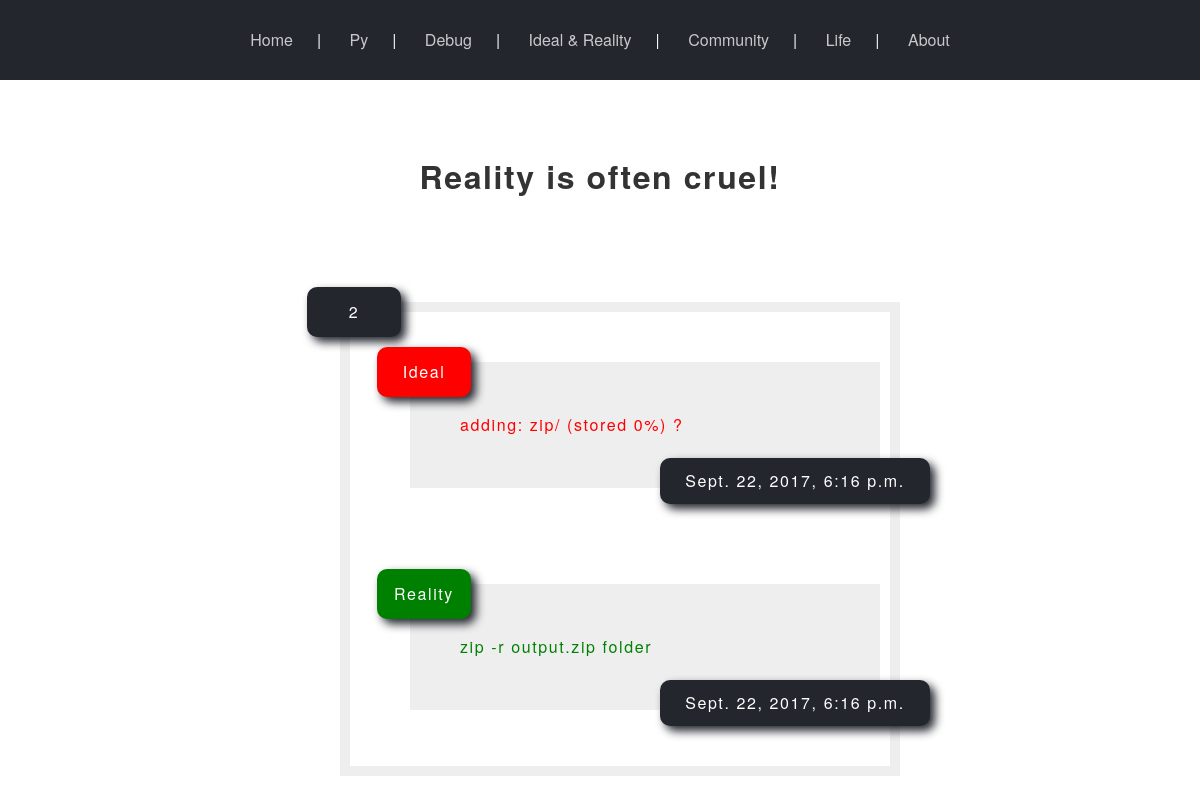
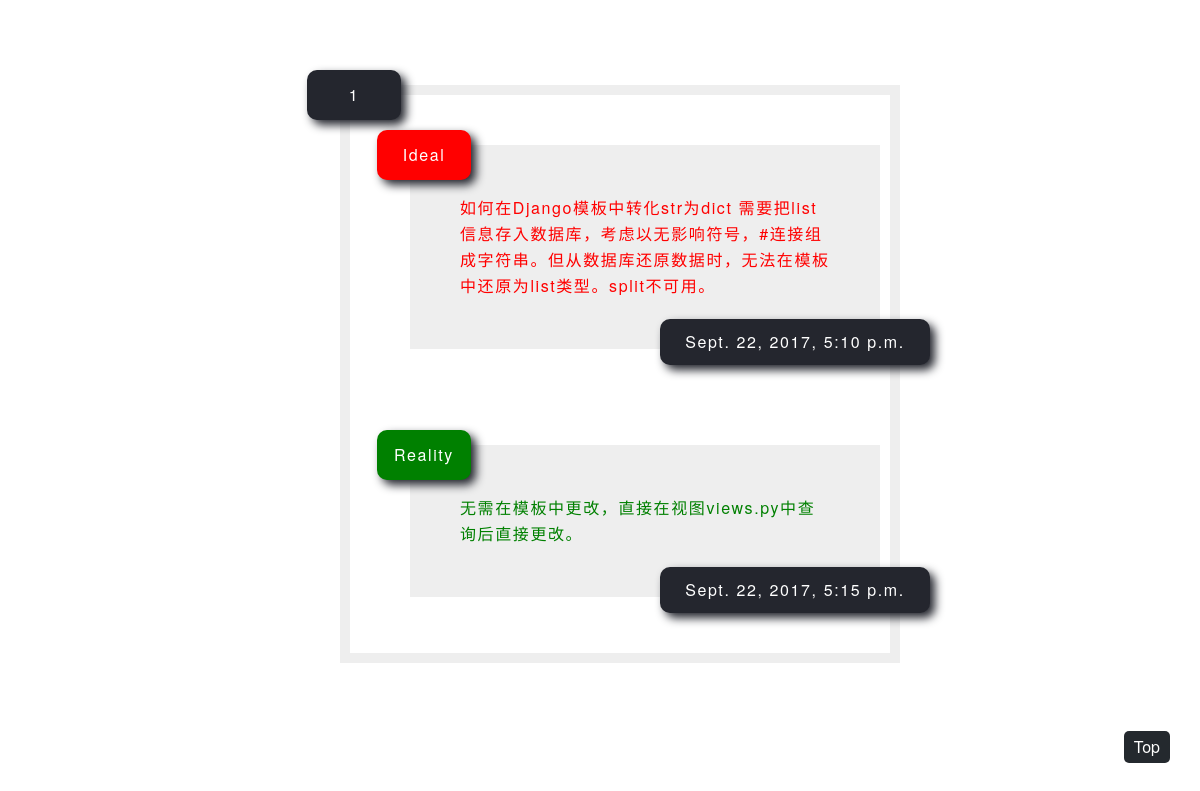
The page /ideal&reality/ on the database as committed earlier (2 pictures, top to bottom).
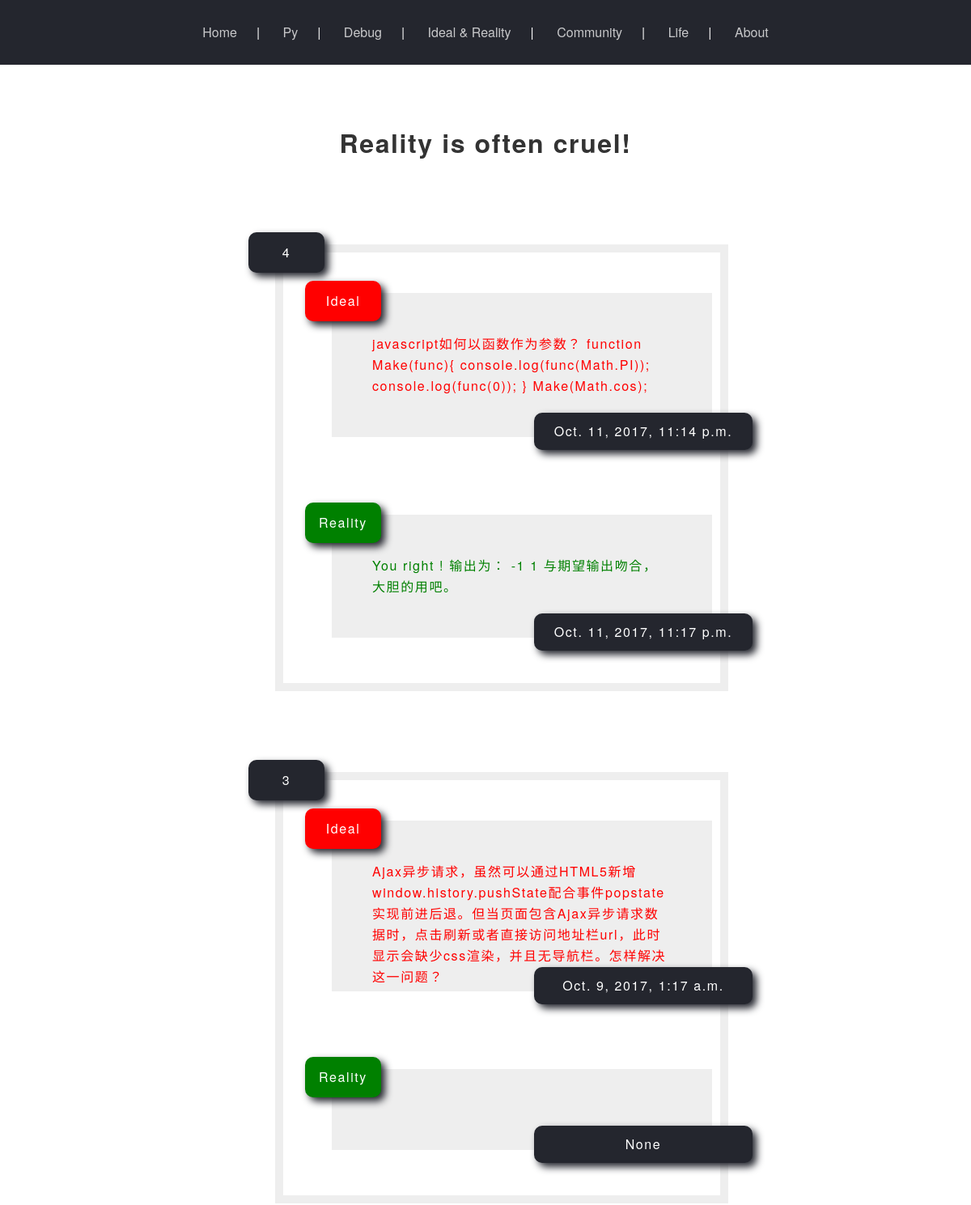
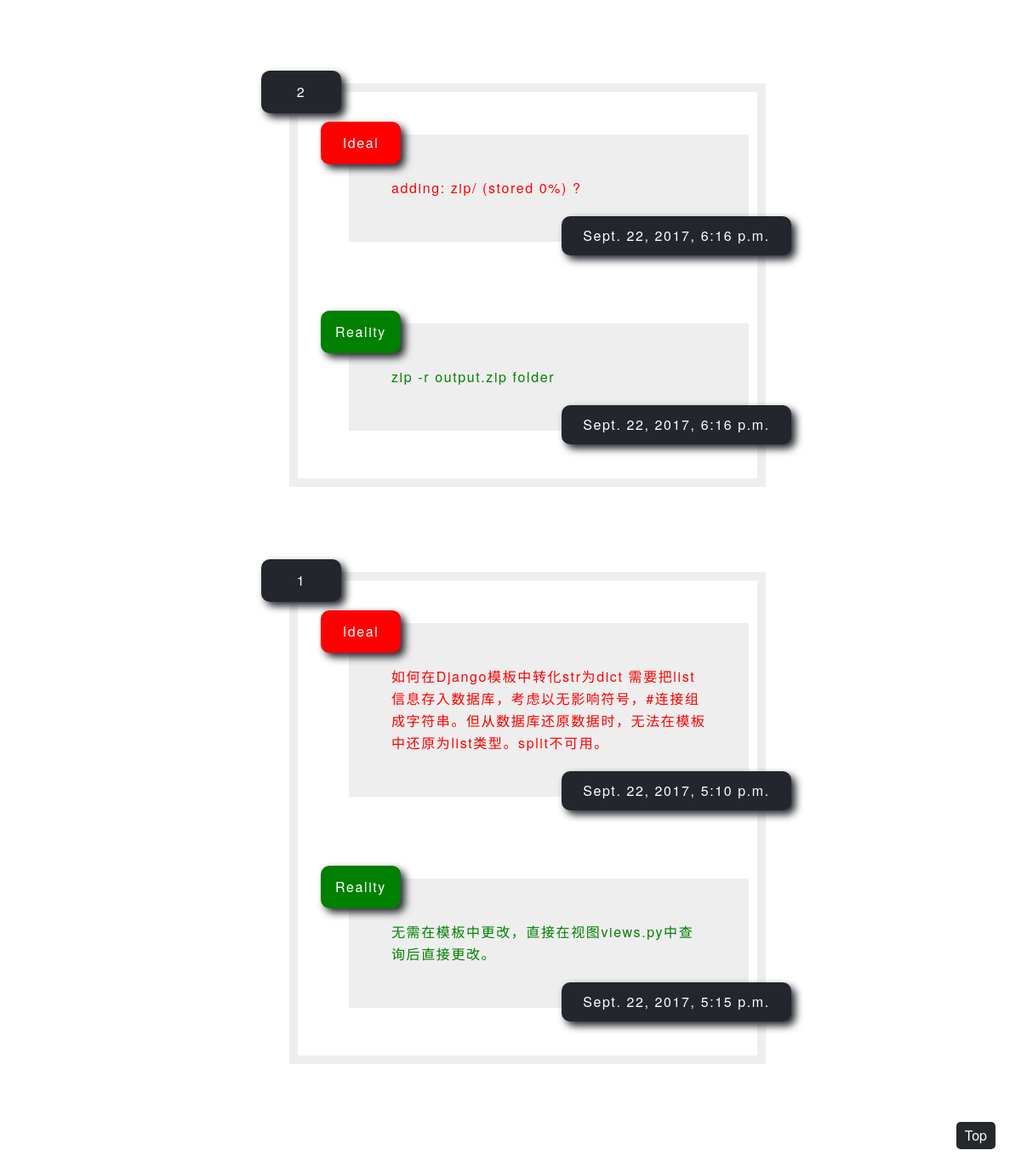
The same page on the database as committed later (2 pictures, top to bottom).
### blog/models.py (models this page shows)
class Ideal_Reality(models.Model):
	ideal = models.TextField()
	ideal_timestamp = models.DateTimeField()
	reality = models.TextField(blank=True)
	reality_timestamp = models.DateTimeField(blank=True,null=True)

### blog/views.py (the view)
# urls.py: url(r'^ideal&reality/$',ideal_reality),
def ideal_reality(request):
	ideal_reality_list = Ideal_Reality.objects.order_by('-ideal_timestamp')#按时间戳排序
	return render_to_response('ideal_reality.html',{'ideal_reality_list' : ideal_reality_list})

### blog/templates/ideal_reality.html (shortened to what this page needs)
{% include 'head.html' %}
	<div id='main'>
		<div id='page'>
<h1 style='text-align:center;'>Reality is often cruel!</h1>
<ul>
{% for ideal_reality in ideal_reality_list %}
	<li>
		<div class='tip' style='background: #24262e;'>{{ forloop.revcounter }}</div>
		<ul class='log'>
			<li>
				<div class='tip'>Ideal</div>
				<div class='left'>{{ ideal_reality.ideal | safe }}</div>
				<div class='time' style='bottom:30px;'>{{ ideal_reality.ideal_timestamp }}</div>
			</li>
			<li>
				<div class='tip' style='background: green;'>Reality</div>
				<div class='right'>{{ ideal_reality.reality | safe }}</div>
				<div class='time' style='bottom: 30px;'>{{ ideal_reality.reality_timestamp }}</div>
			</li>
		</ul>
	</li>
{% endfor %}
</ul>
		</div>
	</div>
</body>

### blog/templates/head.html (shortened to what this page needs)
<head>
<link rel='stylesheet' href='../static/css/style.css' type='text/css'/>
<link rel='stylesheet' href='../static/css/article.css' type='text/css'/>
<link rel='stylesheet' href='../static/css/log.css' type='text/css'/>
</head>
<div>
	<nav>
		<div class="wrap">
			<ul class="index">
				<li><a href="/">Home</a></li>|
				<li><a href="javascript:void(0);" onclick="getPage('/py')">Py</a></li>|
				<li><a href="javascript:void(0);" onclick="getPage('/debug')">Debug</a></li>|
				<li><a href="javascript:void(0);" onclick="getPage('/ideal&reality')">Ideal & Reality</a></li>|
				<li><a href='#'>Community</a>
				</li>|
				<li><a href="#">Life</a>
				</li>|
				<li><a href="javascript:void(0);" onclick="getPage('../static/about.html')">About</a></li>
			</ul>
		</div>
	</nav>
<a href='#' id='top'>Top</a>
</div>

### static/css/style.css (style rules this page uses)
a { text-decoration: none; }
.index { color: #fff; line-height: 1.5; margin: 0; padding: 0; width: 100%; text-align: center; background: #24262e; position: fixed; top:0; z-index: 999; }
.index li { display: inline-block; margin: 0; padding: 0; text-align: left; }
.index a { border: none; display: block; padding: 28px 24px; position: relative; color: rgba(255,255,255,0.75); text-decoration: none; }
#main { max-width:1000px; margin:150px auto; letter-spacing: 0.1em; opacity: 1; animation:op 0.8s 1; transition:0.8s; }
#page { max-width:600px; margin:0 auto; transition:0.8s; }
#page ul { list-style-type:none; }
#page>ul>li { display:block; margin:50px auto; word-wrap:break-word; }
#top { position:fixed; bottom:50px; right:30px; display:block; background:#24292e; color:#fff; padding:3px 10px 3px 10px; border-radius: 5px; }

### static/css/log.css (style rules this page uses)
.log { padding: 0 10px 10px 60px; border: #eee 10px solid; }
.tip { width: 70px; text-align: center; position: relative; left: -33px; bottom: -35px; padding: 12px; background: red; border-radius: 10px; color: #fff; box-shadow: #24262e 5px 5px 10px; }
.left { padding: 50px; background: #eee; color: red; padding-top: 50px; max-height: 111px; overflow: hidden; transition: max-height 1s; }
.right { padding: 50px; background: #eee; color: green; padding-top: 50px; max-height: 111px; overflow: hidden; transition: max-height 1s; }
.time { text-align: center; width: 250px; color: #fff; padding: 10px; background: #24262e; border-radius: 10px; position: relative; right: -250px; bottom: -38px; box-shadow: #24262e 5px 5px 10px;i }

Rows that differ between the two databases and show on the page:
added Ideal_Reality: ideal "javascript如何以函数作为参数？ function Make(func){ console.log(func(Math.PI)); console.log(func(0)); } Make(Math.cos);", ideal_timestamp "Oct. 11, 2017, 11:14 p.m.", reality "You right ! 输出为： -1 1 与期望输出吻合，大胆的用吧。", reality_timestamp "Oct. 11, 2017, 11:17 p.m."
added Ideal_Reality: ideal "Ajax异步请求，虽然可以通过HTML5新增window.history.pushState配合事件popstate实现前进后退。但当页面包含Ajax异步请求数据时，点击刷新或者直接访问地址栏url，此时显示会缺少css渲染，并且无导航栏。怎样解决这一问题？", ideal_timestamp "Oct. 9, 2017, 1:17 a.m.", reality_timestamp "None"
